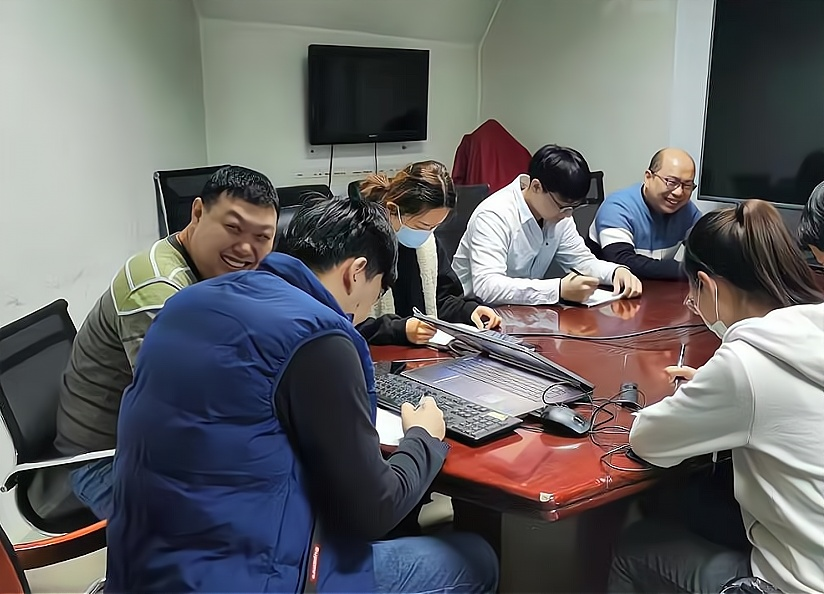
#> input picture base/_06_cv2/quality.jpg, 824 x 594 px
$ python _09_quality.py
#> lines starting #> are read from the running program, lines starting #| are printed output that depends on the picture
# coding=utf-8
#================================================================
#
#   File name   : _09_quality.py
#   Author      : Faye
#   Created date: 2021/1/12 11:09
#   Description : 降低图片质量
#
#================================================================

import cv2

img = cv2.imread(r'quality.jpg', cv2.IMREAD_UNCHANGED)
#> img is the input picture: shape (594, 824, 3); mean B, G, R 102.4, 101.4, 101.7

def quality(q):
#> called with q = 5
    result, encimg = cv2.imencode('.jpg', img, [int(cv2.IMWRITE_JPEG_QUALITY), q])
#> encimg = 15815 values, max 255 at index 0, min 0 at index 4, mean 104.7
    z10 = cv2.imdecode(encimg, 1)
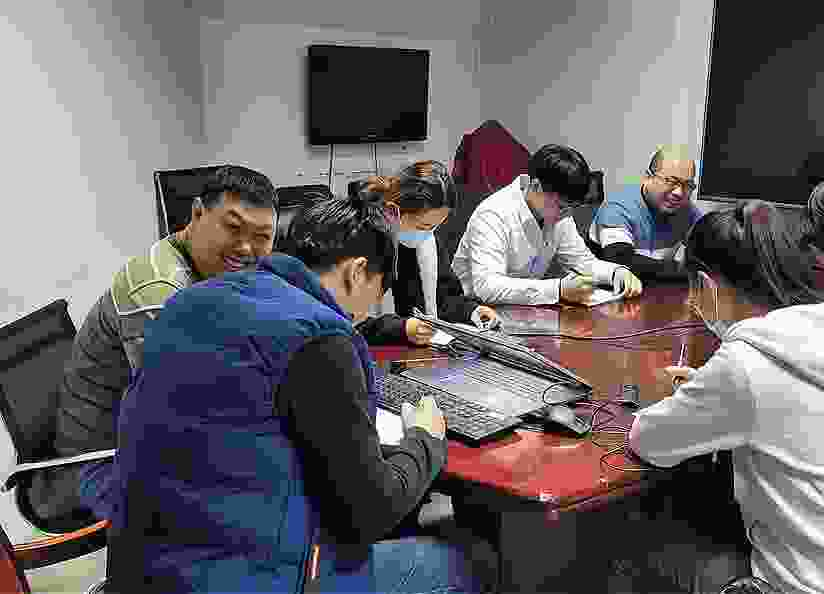
#> z10: shape (594, 824, 3); mean B, G, R 104.1, 100.2, 104.2
    cv2.imwrite(r'C:\Users\Administrator\Desktop\zawu\20210105\z'+str(q)+'.jpg', z10, [int(cv2.IMWRITE_JPEG_QUALITY), 100])

    # 直接保存的
    # cv2.imwrite(r'C:\Users\Administrator\Desktop\zawu\20210105\z10.jpg', img, [int(cv2.IMWRITE_JPEG_QUALITY), 10])


if __name__ == '__main__':
    for i in range(5, 101, 5):
        quality(i)
